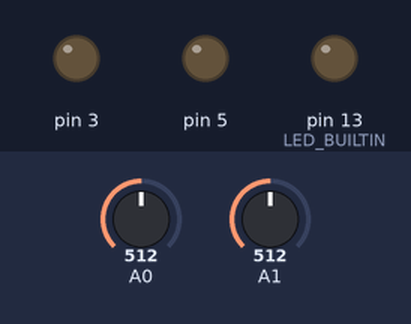
The sketch below on a simulated Arduino Uno, built with avr-gcc and run on an emulated ATmega328P. Shown: output pins drawn as LEDs (lit = HIGH). The inputs (shaded band) are chosen by the test bench; at power-on: A0 = 512, A1 = 512. What the sketch prints to the serial monitor is not drawn.

Above: at 1.2 s.
1.3 s: A0 set to 177
2.8 s: A0 set to 157
At 4.0 s:
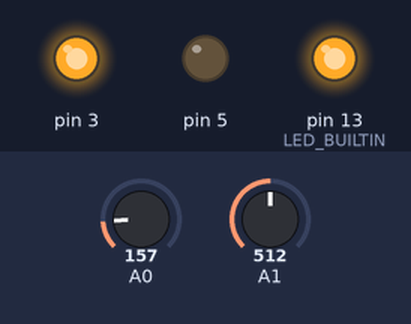
4.3 s: A1 set to 182
5.8 s: A1 set to 148
At 6.4 s:
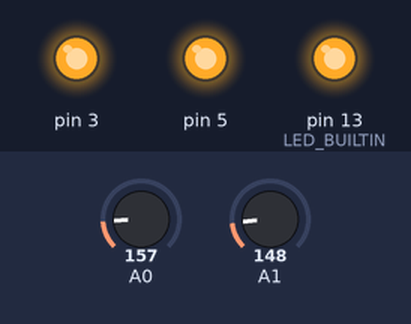
7.3 s: A0 set to 306
At 8.5 s:
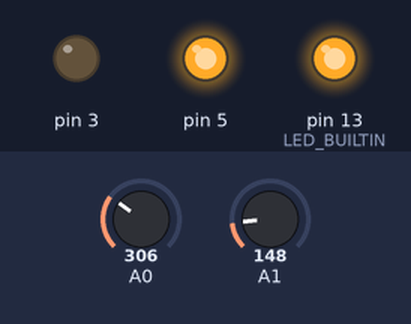
8.8 s: A0 set to 122
At 9.9 s:
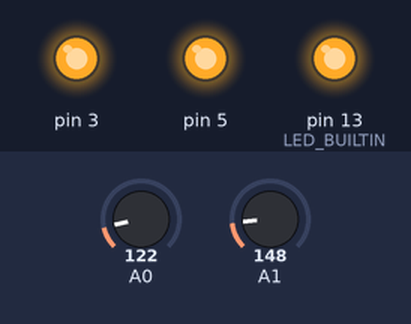
Timing chart, 0 to 11.3 s (numbered marks = the images above; inputs shaded):
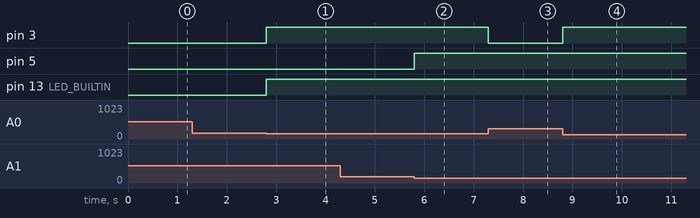

Measured:
- the behaviour switches between 164 and 163 on A0 (found by bisection; images 0 and 1)
- the behaviour switches between 164 and 163 on A1 (found by bisection; images 1 and 2)
- after the input at 1.3 s, every drawn part: stays the same
- after the input at 2.8 s, pin 3, pin 13 (LED_BUILTIN): LOW → HIGH at once
- after the input at 4.3 s, every drawn part: stays the same
- after the input at 5.8 s, pin 5: LOW → HIGH at once
- after the input at 7.3 s, pin 3: HIGH → LOW at once
- after the input at 8.8 s, pin 3: LOW → HIGH at once

The sketch:

dva-para.ino
```cpp
#define MAX_VOLTAGE 5.0

void setup() {
  // Serial Monitor setup (for printing)
  Serial.begin(9600);
  Serial.println("------------");

  // LED setup
  pinMode(LED_BUILTIN, OUTPUT);
}

void loop() {
  // Read form analog inputs
  int sensorValue1 = analogRead(A0);
  int sensorValue2 = analogRead(A1);

  // Calculate the voltage
  float voltage1 = sensorValue1 * (MAX_VOLTAGE / 1023.0);
  float voltage2 = sensorValue2 * (MAX_VOLTAGE / 1023.0);

  /*
    Printing functions are often very slow,
    so we don't print to have perfect timing
    */

  // Serial.println((String)"V_out: " + voltage);

  // LED controls
  if (voltage1 > 0.8 && voltage2 > 0.8) {
    digitalWrite(LED_BUILTIN, LOW);
  } else {
    digitalWrite(LED_BUILTIN, HIGH);
  }

  // MOSFET contorls, separated

  if (voltage1 > 0.8) {
    analogWrite(3, 0);
  } else {
    analogWrite(3, 255);
  }

  if (voltage2 > 0.8) {
    analogWrite(5, 0);
  } else {
    analogWrite(5, 255);
  }
}
```
